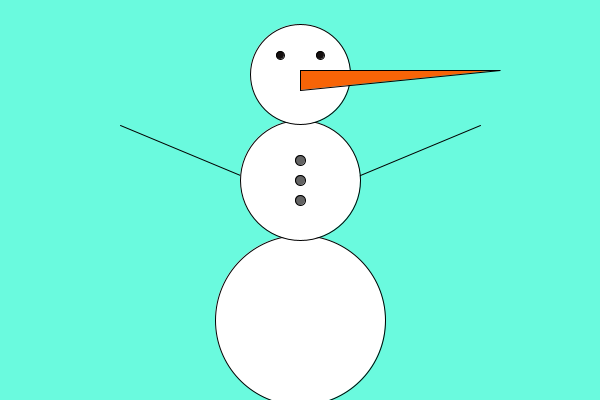
Frame 1 (no input)
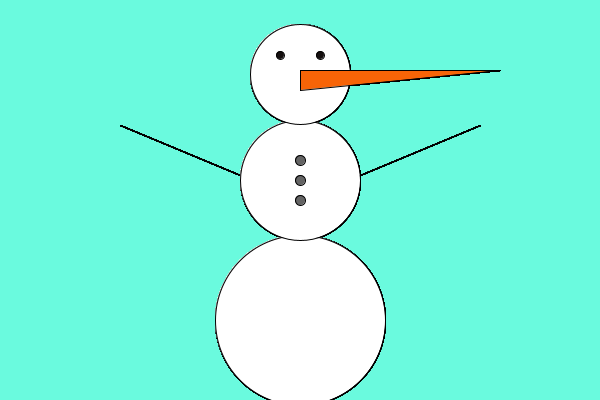
Frame 60 (the mouse pressed at the canvas centre just before this capture)
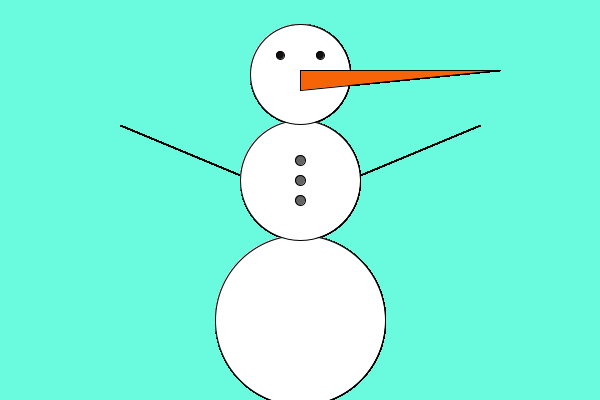
Frame 120 (the mouse held since frame 60 and released just before this capture)

The Processing sketch that drew these frames (run headless with seeded random() and noise(); from frame 60 on, the mouse is pressed at the canvas centre):

// Processing sketch: processing_148661
// ── processing_148661.pde

void setup()
{
  size(600, 400);
  background(106, 250, 222);
}

void draw()
{
  line(120,125,300,200);
  line(width-120,125,300,200);

  fill(255, 255, 255);
  ellipse(300, 320, 170, 170);
  ellipse(300, 180, 120, 120);
  ellipse(300, 74, 100, 100);

  fill(100);
  ellipse(300, 180, 10, 10);
  ellipse(300, 160,10,10);
  ellipse(300, 200,10,10);
  


  fill(247,100,7);
  triangle(300,70,300,90,500,70);
  
fill(21,16,16);
ellipse(280,55,8,8);
ellipse(320,55,8,8);




  
  
  
  
  
 
 
  
}
